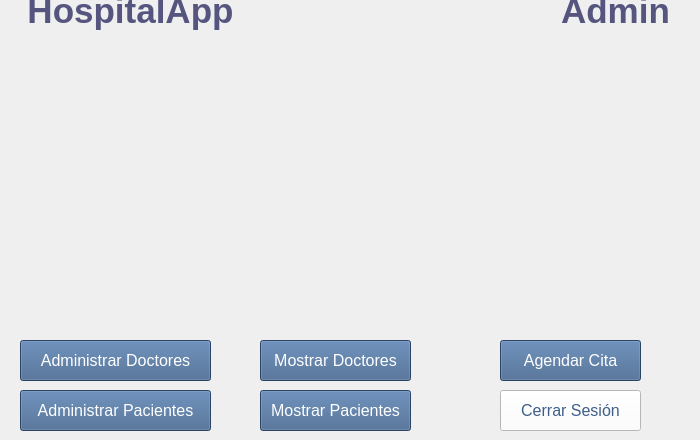
    <widget class="QWidget" name="Admin_2">
     <widget class="QPushButton" name="AddDoc">
      <property name="geometry">
       <rect>
        <x>20</x>
        <y>340</y>
        <width>191</width>
        <height>41</height>
       </rect>
      </property>
      <property name="font">
       <font>
        <pointsize>12</pointsize>
       </font>
      </property>
      <property name="styleSheet">
       <string notr="true">QPushButton {
background-color: rgb(62,95,138);
color:rgb(255,255,255);
}</string>
      </property>
      <property name="text">
       <string>Administrar Doctores</string>
      </property>
      <property name="icon">
       <iconset>
        <normalon>:/imgs/doc.png</normalon>
       </iconset>
      </property>
     </widget>
     <widget class="QPushButton" name="AddAppoPB">
      <property name="geometry">
       <rect>
        <x>500</x>
        <y>340</y>
        <width>141</width>
        <height>41</height>
       </rect>
      </property>
      <property name="font">
       <font>
        <pointsize>12</pointsize>
       </font>
      </property>
      <property name="styleSheet">
       <string notr="true">QPushButton {
background-color: rgb(62,95,138);
color:rgb(255,255,255);
}</string>
      </property>
      <property name="text">
       <string>Agendar Cita</string>
      </property>
      <property name="icon">
       <iconset>
        <normalon>:/imgs/agenda.png</normalon>
       </iconset>
      </property>
     </widget>
     <widget class="QPushButton" name="AddPatient">
      <property name="geometry">
       <rect>
        <x>20</x>
        <y>390</y>
        <width>191</width>
        <height>41</height>
       </rect>
      </property>
      <property name="font">
       <font>
        <pointsize>12</pointsize>
       </font>
      </property>
      <property name="styleSheet">
       <string notr="true">QPushButton {
background-color: rgb(62,95,138);
color:rgb(255,255,255);
}</string>
      </property>
      <property name="text">
       <string>Administrar Pacientes</string>
      </property>
      <property name="icon">
       <iconset>
        <normalon>:/imgs/paciente.png</normalon>
       </iconset>
      </property>
     </widget>
     <widget class="QPushButton" name="logOutAdmin">
      <property name="geometry">
       <rect>
        <x>500</x>
        <y>390</y>
        <width>141</width>
        <height>41</height>
       </rect>
      </property>
      <property name="font">
       <font>
        <pointsize>12</pointsize>
       </font>
      </property>
      <property name="styleSheet">
       <string notr="true">QPushButton {
background-color: rgb(255,255,255);
color:rgb(62,95,138);
}</string>
      </property>
      <property name="text">
       <string>Cerrar Sesión</string>
      </property>
      <property name="icon">
       <iconset>
        <normalon>:/imgs/log out.png</normalon>
       </iconset>
      </property>
     </widget>
     <widget class="QLabel" name="img_2">
      <property name="geometry">
       <rect>
        <x>20</x>
        <y>40</y>
        <width>661</width>
        <height>301</height>
       </rect>
      </property>
      <property name="text">
       <string/>
      </property>
      <property name="pixmap">
       <pixmap resource="background.qrc">:/imgs/experiencia-en-medicina-3-min.jpg</pixmap>
      </property>
      <property name="scaledContents">
       <bool>true</bool>
      </property>
     </widget>
     <widget class="QLabel" name="title_4">
      <property name="geometry">
       <rect>
        <x>540</x>
        <y>-10</y>
        <width>151</width>
        <height>42</height>
       </rect>
      </property>
      <property name="text">
       <string>&lt;html&gt;&lt;head/&gt;&lt;body&gt;&lt;p align=&quot;center&quot;&gt;&lt;span style=&quot; font-size:26pt; font-weight:600; color:#55557f;&quot;&gt;Admin&lt;/span&gt;&lt;/p&gt;&lt;/body&gt;&lt;/html&gt;</string>
      </property>
     </widget>
     <widget class="QLabel" name="title_5">
      <property name="geometry">
       <rect>
        <x>10</x>
        <y>-10</y>
        <width>241</width>
        <height>42</height>
       </rect>
      </property>
      <property name="text">
       <string>&lt;html&gt;&lt;head/&gt;&lt;body&gt;&lt;p align=&quot;center&quot;&gt;&lt;span style=&quot; font-size:26pt; font-weight:600; color:#55557f;&quot;&gt;HospitalApp&lt;/span&gt;&lt;/p&gt;&lt;/body&gt;&lt;/html&gt;</string>
      </property>
     </widget>
     <widget class="QPushButton" name="showMeds">
      <property name="geometry">
       <rect>
        <x>260</x>
        <y>340</y>
        <width>151</width>
        <height>41</height>
       </rect>
      </property>
      <property name="font">
       <font>
        <pointsize>12</pointsize>
       </font>
      </property>
      <property name="styleSheet">
       <string notr="true">QPushButton {
background-color: rgb(62,95,138);
color:rgb(255,255,255);
}</string>
      </property>
      <property name="text">
       <string>Mostrar Doctores</string>
      </property>
      <property name="icon">
       <iconset>
        <normalon>:/imgs/doc.png</normalon>
       </iconset>
      </property>
     </widget>
     <widget class="QPushButton" name="ShowPats">
      <property name="geometry">
       <rect>
        <x>260</x>
        <y>390</y>
        <width>151</width>
        <height>41</height>
       </rect>
      </property>
      <property name="font">
       <font>
        <pointsize>12</pointsize>
       </font>
      </property>
      <property name="styleSheet">
       <string notr="true">QPushButton {
background-color: rgb(62,95,138);
color:rgb(255,255,255);
}</string>
      </property>
      <property name="text">
       <string>Mostrar Pacientes</string>
      </property>
      <property name="icon">
       <iconset>
        <normalon>:/imgs/paciente.png</normalon>
       </iconset>
      </property>
     </widget>
    </widget>
